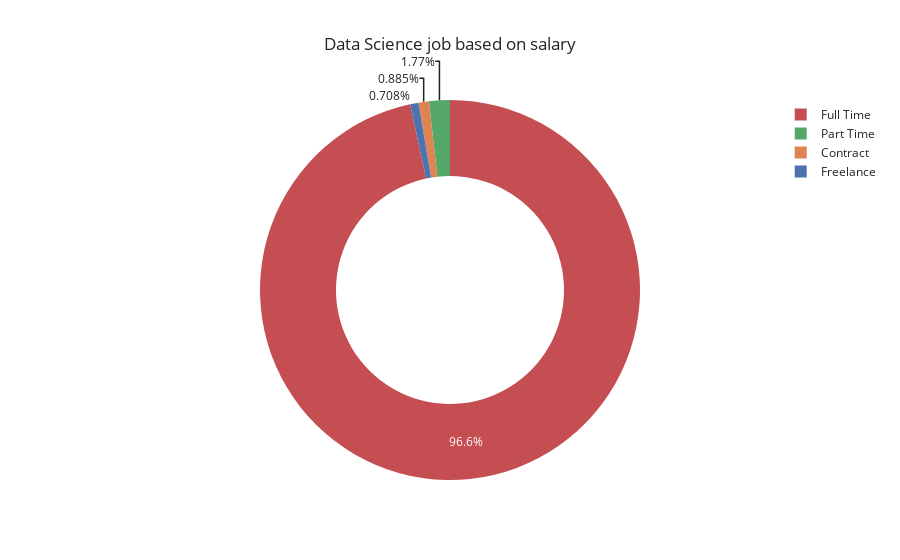

Notebook code for this chart:
### Code cell
fig = px.pie(df.groupby('employment_type', as_index=False)['salary_in_usd'].count().sort_values(by='salary_in_usd'), 
             names='employment_type', values='salary_in_usd', color='employment_type', hole=0.6,
             labels=['Employment Type', 'Salary in USD'], template='seaborn', title='Data Science job based on salary')
fig.update_layout(title_x=0.5)

### Figure 1 — Plotly figure (JSON) as saved in the notebook; plotly's stock layout.template omitted (floating-point values rounded to 4 significant figures)
{"data": [{"customdata": [["Freelance"], ["Contract"], ["Part Time"], ["Full Time"]], "domain": {"x": [0, 1], "y": [0, 1]}, "hole": 0.6, "hovertemplate": "employment_type=%{customdata[0]}<br>salary_in_usd=%{value}<extra></extra>", "labels": ["Freelance", "Contract", "Part Time", "Full Time"], "legendgroup": "", "marker": {"colors": ["rgb(76,114,176)", "rgb(221,132,82)", "rgb(85,168,104)", "rgb(196,78,82)"]}, "name": "", "showlegend": true, "type": "pie", "values": [4, 5, 10, 546]}], "layout": {"legend": {"tracegroupgap": 0}, "title": {"text": "Data Science job based on salary", "x": 0.5}}}
